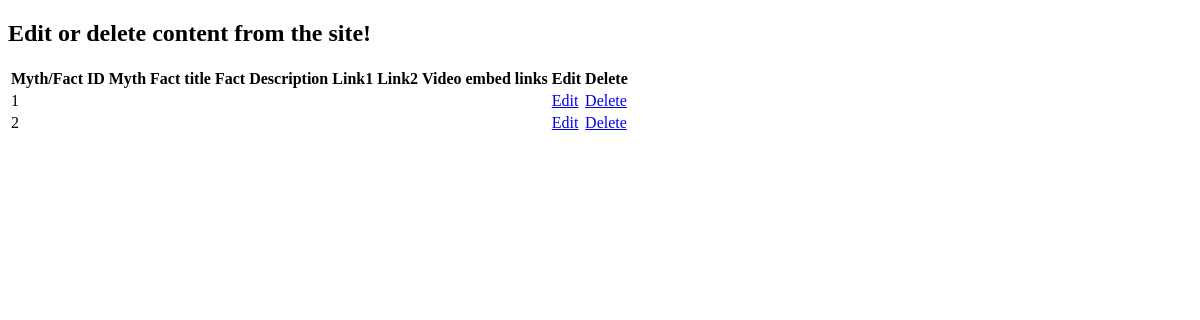
/admin/admin_contentlist.php (signed in), run on an earlier commit of the app's database.
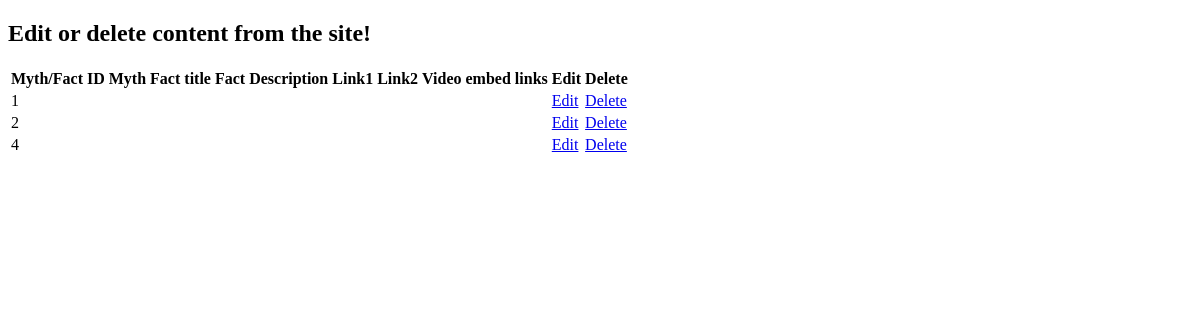
And on a later commit of the database.
### tables this page shows
CREATE TABLE IF NOT EXISTS `tbl_content` (
  `id` int(11) NOT NULL AUTO_INCREMENT,
  `page_id` int(11) NOT NULL,
  `page_title` varchar(250) NOT NULL,
  `description` text NOT NULL,
  `title` varchar(300) NOT NULL,
  PRIMARY KEY (`id`)
);

### admin/scripts/content.php (called while the page is built, shortened)
<?php
function getContent()
{
    $pdo = Database::getInstance()->getConnection();
    $query_content = 'SELECT * FROM `tbl_content`';
    $get_content = $pdo->prepare($query_content);
    $fetch_content = $get_content->execute();
    if ($fetch_content && $get_content->rowCount()) {
        return $get_content;
    } else {
        return false;
    }
}

### admin/admin_contentlist.php (the view, shortened to what this page needs)
<?php
    $users = getContent();
?>
<!DOCTYPE html>
<html lang="en">
<head>
</head>
<body>
    <h2>Edit or delete content from the site!</h2>
    <table>
        <thead>
            <tr>
                <th>Myth/Fact ID</th>
                <th>Myth</th>
                <th>Fact title</th>
                <th>Fact Description</th>
                <th>Link1</th>
                <th>Link2</th>
                <th>Video embed links</th>
                <th>Edit</th>
                <th>Delete</th>
            </tr>
        </thead>
        <tbody>
        <?php while($row = $users->fetch(PDO::FETCH_ASSOC)):?>
            <tr>
                <td><?php echo $row["id"];?></td>
                <td><?php echo $row["myth"];?></td>
                <td><?php echo $row["fact_title"];?></td>
                <td><?php echo $row["fact_description"];?></td>
                <td><?php echo $row["link1"];?></td>
                <td><?php echo $row["link2"];?></td>
                <td><?php echo $row["video_id"];?></td>
                <td><a href="admin_editcontent.php?id=<?php echo $row['id'];?>">Edit</a></td>
                <td><a href="admin_contentlist.php?id=<?php echo $row['id'];?>">Delete</a></td>
            </tr>
        <?php endwhile;?>
        </tbody>
    </table>
</body>
</html>

What changed in the data, as far as the page shows it:
added tbl_content: id "4"
